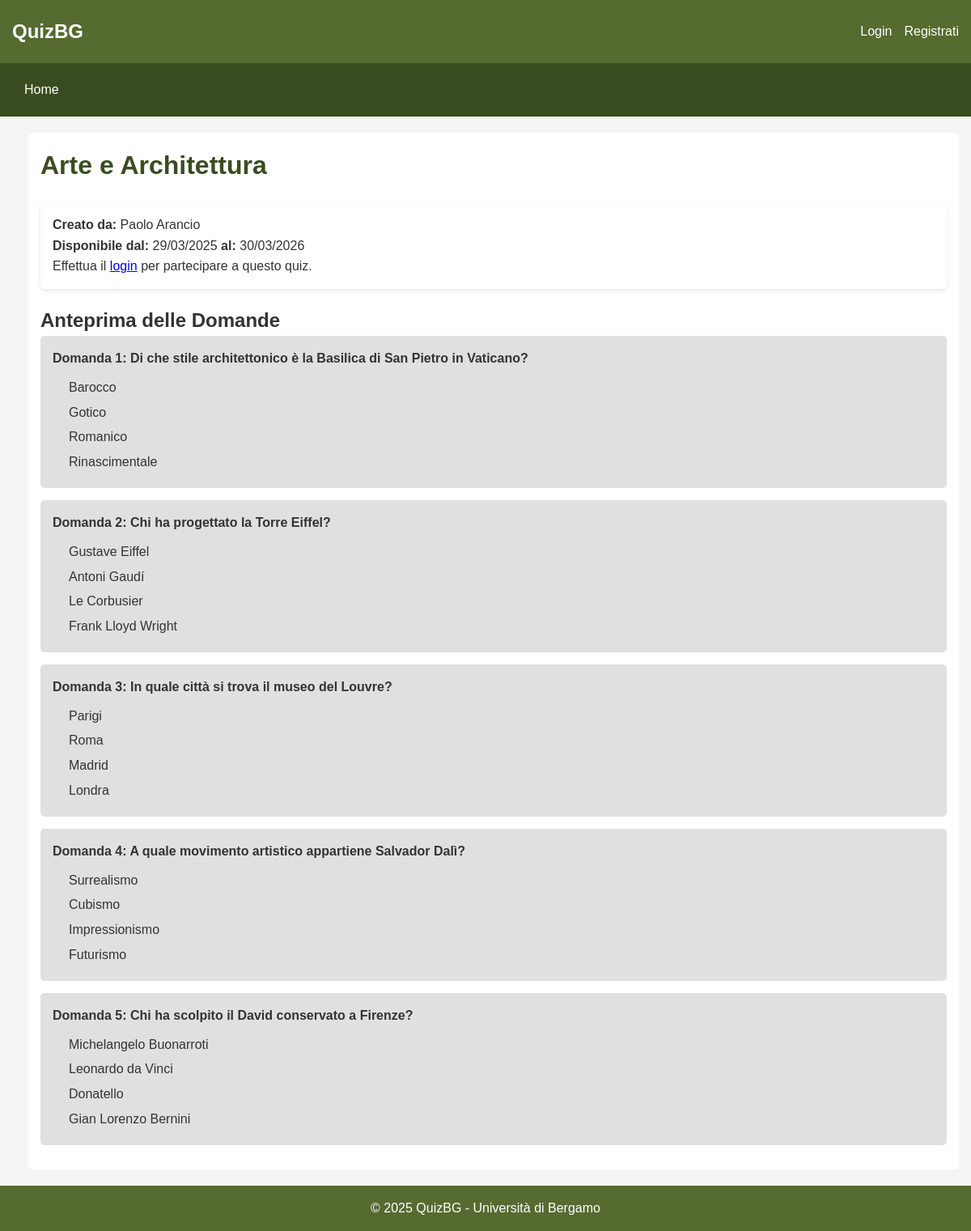
The page /view_quiz.php?id=9 on the database its author committed.
### tables this page shows
CREATE TABLE Quiz (
    codice INT AUTO_INCREMENT PRIMARY KEY,
    titolo VARCHAR(255) NOT NULL,
    dataInizio DATE NOT NULL,
    dataFine DATE NOT NULL,
    creatore VARCHAR(50) NOT NULL,
    FOREIGN KEY (creatore) REFERENCES Utente(nomeUtente) ON DELETE CASCADE
);

CREATE TABLE Utente (
    nomeUtente VARCHAR(50) PRIMARY KEY,
    nome VARCHAR(100) NOT NULL,
    cognome VARCHAR(100) NOT NULL,
    eMail VARCHAR(100) NOT NULL UNIQUE
);

CREATE TABLE Domanda (
    quiz INT NOT NULL,
    numero INT NOT NULL,
    testo TEXT NOT NULL,
    PRIMARY KEY (quiz, numero),
    FOREIGN KEY (quiz) REFERENCES Quiz(codice) ON DELETE CASCADE
);

CREATE TABLE Risposta (
    quiz INT NOT NULL,
    domanda INT NOT NULL,
    numero INT NOT NULL,
    testo TEXT NOT NULL,
    tipo ENUM('Corretta', 'Sbagliata') NOT NULL,
    punteggio INT DEFAULT 0,
    PRIMARY KEY (quiz, domanda, numero),
    FOREIGN KEY (quiz, domanda) REFERENCES Domanda(quiz, numero) ON DELETE CASCADE
);

### view_quiz.php (the view, shortened to what this page needs)
<?php
include 'includes/header.php';
require_once 'config/database.php';
$quiz_id = (int) $_GET['id'];
try {
    $sql = "SELECT q.*, u.nome, u.cognome
            FROM Quiz q
            JOIN Utente u ON q.creatore = u.nomeUtente
            WHERE q.codice = :quiz_id";
    $stmt = $pdo->prepare($sql);
    $stmt->execute(['quiz_id' => $quiz_id]);
    $quiz = $stmt->fetch(PDO::FETCH_ASSOC);
    $today = date('Y-m-d');
    $can_participate = isset($_SESSION['user']) && $quiz['dataFine'] >= $today;
    $sql = "SELECT * FROM Domanda WHERE quiz = :quiz_id ORDER BY numero";
    $stmt = $pdo->prepare($sql);
    $stmt->execute(['quiz_id' => $quiz_id]);
    $questions = $stmt->fetchAll(PDO::FETCH_ASSOC);
    foreach ($questions as $i => $question) {
        $sql = "SELECT * FROM Risposta WHERE quiz = :quiz AND domanda = :domanda ORDER BY numero";
        $stmt = $pdo->prepare($sql);
        $stmt->execute([
            'quiz' => $quiz_id,
            'domanda' => $question['numero']
        ]);
        $questions[$i]['answers'] = $stmt->fetchAll(PDO::FETCH_ASSOC);
    }
} catch (PDOException $e) {
    die("Errore DB: " . $e->getMessage());
}
?>
<div class="main-content">
    <div class="content">
        <h1><?php echo htmlspecialchars($quiz['titolo']); ?></h1>
        <div class="card">
            <div class="card-content">
                <p><strong>Creato da:</strong> <?php echo htmlspecialchars($quiz['nome'] . ' ' . $quiz['cognome']); ?></p>
                <p><strong>Disponibile dal:</strong> <?php echo date('d/m/Y', strtotime($quiz['dataInizio'])); ?> <strong>al:</strong> <?php echo date('d/m/Y', strtotime($quiz['dataFine'])); ?></p>
                <?php if ($can_participate): ?>
                    <p>
                        <a href="participate.php?id=<?php echo $quiz_id; ?>" class="btn">Partecipa al Quiz</a>
                    </p>
                <?php elseif (!isset($_SESSION['user'])): ?>
                    <p>
                        Effettua il <a href="login.php">login</a> per partecipare a questo quiz.
                    </p>
                <?php elseif ($quiz['dataFine'] < $today): ?>
                    <p>
                        Questo quiz non è più disponibile.
                    </p>
                <?php endif; ?>
            </div>
        </div>
        <h2>Anteprima delle Domande</h2>
        <?php if (empty($questions)): ?>
            <p>Nessuna domanda trovata per questo quiz.</p>
        <?php else: ?>
            <?php foreach ($questions as $question): ?>
                <div class="question-item">
                    <div class="question-text">
                        Domanda <?php echo $question['numero']; ?>: <?php echo htmlspecialchars($question['testo']); ?>
                    </div>
                    <div class="answer-options">
                        <?php foreach ($question['answers'] as $answer): ?>
                            <div class="answer-option">
                                <?php echo htmlspecialchars($answer['testo']); ?>
                            </div>
                        <?php endforeach; ?>
                    </div>
                </div>
            <?php endforeach; ?>
        <?php endif; ?>
    </div>
</div>
<?php include 'includes/footer.php'; ?>

### assets/css/style.css (style rules this page uses)
:root { --main-color: #556B2F; --light-color: #8AA652; --dark-color: #3A4D20; --accent-color: #D4BA6A; --text-light: #FFFFFF; --text-dark: #333333; --background-light: #F5F5F5; --background-medium: #E0E0E0; }
* { margin: 0; padding: 0; box-sizing: border-box; font-family: 'Arial', sans-serif; }
body { background-color: var(--background-light); color: var(--text-dark); line-height: 1.6; display: flex; flex-direction: column; min-height: 100vh; }
.main-content { display: flex; margin: 20px 0; }
.content { flex: 1; padding: 15px; background-color: #fff; border-radius: 5px; margin-left: 20px; }
.content h1 { color: var(--dark-color); margin-bottom: 20px; }
.card { background-color: #fff; border-radius: 5px; box-shadow: 0 2px 5px rgba(0, 0, 0, 0.1); padding: 15px; margin-bottom: 20px; }
.card-content { color: var(--text-dark); }
.question-item { background-color: var(--background-medium); border-radius: 5px; padding: 15px; margin-bottom: 15px; }
.question-text { font-weight: bold; margin-bottom: 10px; }
.answer-options { margin-left: 20px; }
.answer-option { margin-bottom: 5px; }

### rows shown on the page
quiz: titolo "Arte e Architettura", creatore.cognome "Paolo Arancio", dataInizio "29/03/2025", dataFine "30/03/2026"
domanda: numero "1", testo "Di che stile architettonico è la Basilica di San Pietro in Vaticano?"
risposta: testo "Barocco"
risposta: testo "Gotico"
risposta: testo "Romanico"
risposta: testo "Rinascimentale"
domanda: numero "2", testo "Chi ha progettato la Torre Eiffel?"
risposta: testo "Gustave Eiffel"
risposta: testo "Antoni Gaudí"
risposta: testo "Le Corbusier"
risposta: testo "Frank Lloyd Wright"
domanda: numero "3", testo "In quale città si trova il museo del Louvre?"
risposta: testo "Parigi"
risposta: testo "Roma"
risposta: testo "Madrid"
risposta: testo "Londra"
domanda: numero "4", testo "A quale movimento artistico appartiene Salvador Dalì?"
risposta: testo "Surrealismo"
risposta: testo "Cubismo"
risposta: testo "Impressionismo"
risposta: testo "Futurismo"
domanda: numero "5", testo "Chi ha scolpito il David conservato a Firenze?"
risposta: testo "Michelangelo Buonarroti"
risposta: testo "Leonardo da Vinci"
risposta: testo "Donatello"
risposta: testo "Gian Lorenzo Bernini"
